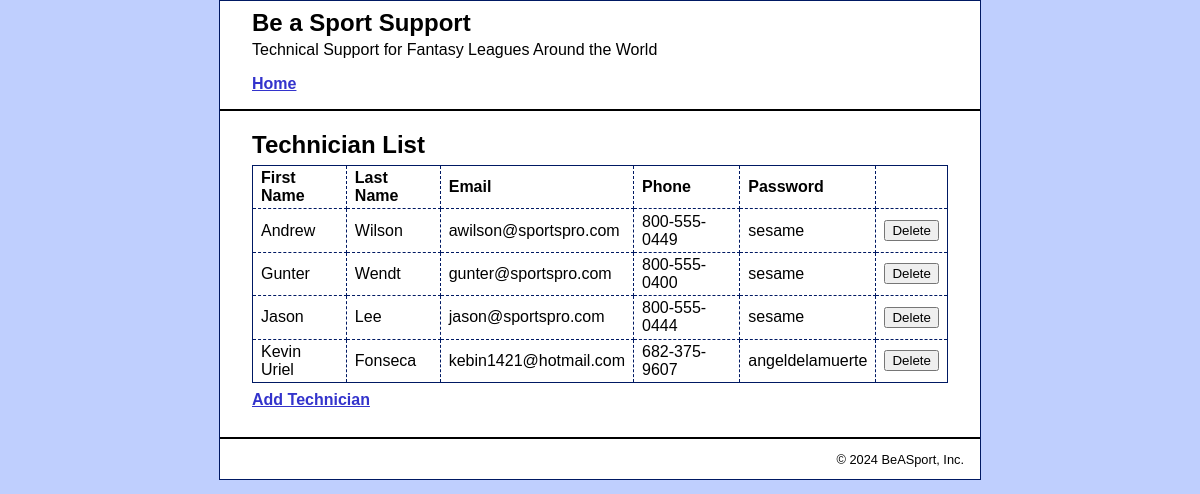
The app's page /tech_support/tech_manager/index.php with its own data.
### tables this page shows
CREATE TABLE `technicians` (
  `techID` int(11) NOT NULL,
  `firstName` varchar(50) NOT NULL,
  `lastName` varchar(50) NOT NULL,
  `email` varchar(50) NOT NULL,
  `phone` varchar(20) NOT NULL,
  `password` varchar(20) NOT NULL
);

### tech_support/tech_manager/index.php (the view, shortened to what this page needs)
<?php
require('../model/database.php');
$techniciansQuery = "SELECT * FROM technicians ORDER BY firstName";
$techniciansStatement = $db->prepare($techniciansQuery);
$techniciansStatement->execute();
$technicians = $techniciansStatement->fetchAll();
?>
<?php include '../view/header.php'; ?>
<main>
    <h1>Technician List</h1>
    <table>
        <tr>
            <th>First Name</th>
            <th>Last Name</th>
            <th>Email</th>
            <th>Phone</th>
            <th>Password</th>
        </tr>
        <?php foreach ($technicians as $technician) : ?>
        <tr>
            <td><?php echo htmlspecialchars($technician['firstName']); ?></td>
            <td><?php echo htmlspecialchars($technician['lastName']); ?></td>
            <td><?php echo htmlspecialchars($technician['email']); ?></td>
            <td><?php echo htmlspecialchars($technician['phone']); ?></td>
            <td><?php echo htmlspecialchars($technician['password']); ?></td>
            <td>
                <form action="delete_tech.php" method="post">
                    <input type="submit" value="Delete">
                </form>
            </td>
        </tr>
        <?php endforeach; ?>
    </table>
    <p><a href="add_tech_form.php">Add Technician</a></p>
</main>
<?php include '../view/footer.php'; ?>

### tech_support/view/header.php (shortened to what this page needs)
<!DOCTYPE html>
<html>
<head>
    <link rel="stylesheet" type="text/css"
          href="/4090_FonsecaK_Lab06/tech_support/main.css">
</head>
<body>
<header>
    <h1>Be a Sport Support</h1>
    <p>Technical Support for Fantasy Leagues Around the World</p>
    <nav>
        <ul>
            <li><a href="/4090_FonsecaK_Lab06/tech_support/">Home</a></li>
        </ul>
    </nav>
</header>

### tech_support/view/footer.php
<footer>
    <p class="copyright">
        &copy; <?php echo date("Y"); ?> BeASport, Inc.
    </p>
</footer>
</body>
</html>

### tech_support/main.css (style rules this page uses)
html { background-color: #BFCFFE; }
body { margin-top: 0; font-family: Arial, Helvetica, sans-serif; width: 760px; margin: 0 auto; background-color: white; border: 1px solid #001963; }
header { margin: 0; border-bottom: 2px solid black; padding: .5em 2em; }
header h1 { color: black; margin: 0; padding: 0; }
header p { margin: 0; padding: .25em 0 0 0; }
header ul { margin: 0; padding: 1em 0 0 0; }
main { margin: 0; padding: .5em 2em .25em; }
footer { clear: both; margin-top: 1em; padding-right: 1em; border-top: 2px solid black; }
footer p { text-align: right; font-size: 80%; margin: 1em 0; }
h1 { font-size: 150%; margin: 0; padding: .5em 0 .25em; }
h1, h2 { color: black; }
p { margin: .5em 0 .5em 0; padding: 0; }
ul { margin: 0; padding: 0; }
li { margin: 0; padding: 0; }
nav ul { list-style-type: none; margin-left: 0; padding-left: 0; }
nav ul li { padding-bottom: 0.5em; }
a { color: #3333CC; font-weight: bold; }
table { border: 1px solid #001963; border-collapse: collapse; }
td, th { border: 1px dashed #001963; padding: .2em .5em .2em .5em; text-align: left; }
form { margin: 0; }

### records on screen
technicians: firstName "Andrew", lastName "Wilson", email "awilson@sportspro.com", phone "800-555-0449", password "sesame"
technicians: firstName "Gunter", lastName "Wendt", email "gunter@sportspro.com", phone "800-555-0400", password "sesame"
technicians: firstName "Jason", lastName "Lee", email "jason@sportspro.com", phone "800-555-0444", password "sesame"
technicians: firstName "Kevin Uriel", lastName "Fonseca", email "kebin1421@hotmail.com", phone "682-375-9607", password "angeldelamuerte"
